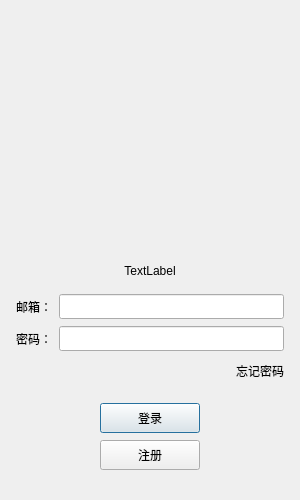
<?xml version="1.0" encoding="UTF-8"?>
<ui version="4.0">
 <class>LoginDialog</class>
 <widget class="QDialog" name="LoginDialog">
  <property name="geometry">
   <rect>
    <x>0</x>
    <y>0</y>
    <width>300</width>
    <height>500</height>
   </rect>
  </property>
  <property name="minimumSize">
   <size>
    <width>300</width>
    <height>500</height>
   </size>
  </property>
  <property name="maximumSize">
   <size>
    <width>300</width>
    <height>500</height>
   </size>
  </property>
  <property name="windowTitle">
   <string>LoginDialog</string>
  </property>
  <layout class="QVBoxLayout" name="verticalLayout_2">
   <item>
    <layout class="QVBoxLayout" name="verticalLayout">
     <property name="spacing">
      <number>7</number>
     </property>
     <property name="leftMargin">
      <number>5</number>
     </property>
     <property name="topMargin">
      <number>5</number>
     </property>
     <property name="rightMargin">
      <number>5</number>
     </property>
     <property name="bottomMargin">
      <number>5</number>
     </property>
     <item alignment="Qt::AlignmentFlag::Qt::AlignmentFlag::AlignVCenter">
      <widget class="QWidget" name="head_widget" native="true">
       <property name="minimumSize">
        <size>
         <width>0</width>
         <height>0</height>
        </size>
       </property>
       <property name="maximumSize">
        <size>
         <width>16777215</width>
         <height>16777215</height>
        </size>
       </property>
       <property name="layoutDirection">
        <enum>Qt::LayoutDirection::LeftToRight</enum>
       </property>
       <layout class="QHBoxLayout" name="horizontalLayout_6">
        <property name="rightMargin">
         <number>9</number>
        </property>
        <item>
         <widget class="QLabel" name="head_label">
          <property name="minimumSize">
           <size>
            <width>200</width>
            <height>200</height>
           </size>
          </property>
          <property name="maximumSize">
           <size>
            <width>200</width>
            <height>200</height>
           </size>
          </property>
          <property name="layoutDirection">
           <enum>Qt::LayoutDirection::LeftToRight</enum>
          </property>
          <property name="text">
           <string/>
          </property>
          <property name="textFormat">
           <enum>Qt::TextFormat::AutoText</enum>
          </property>
          <property name="pixmap">
           <pixmap resource="../../resources.qrc">:/resources/images/ma.png</pixmap>
          </property>
          <property name="alignment">
           <set>Qt::AlignmentFlag::AlignCenter</set>
          </property>
          <property name="openExternalLinks">
           <bool>false</bool>
          </property>
         </widget>
        </item>
       </layout>
      </widget>
     </item>
     <item>
      <spacer name="verticalSpacer">
       <property name="orientation">
        <enum>Qt::Orientation::Vertical</enum>
       </property>
       <property name="sizeHint" stdset="0">
        <size>
         <width>20</width>
         <height>40</height>
        </size>
       </property>
      </spacer>
     </item>
     <item alignment="Qt::AlignmentFlag::Qt::AlignmentFlag::AlignVCenter">
      <widget class="QWidget" name="error_widget" native="true">
       <property name="minimumSize">
        <size>
         <width>0</width>
         <height>0</height>
        </size>
       </property>
       <layout class="QVBoxLayout" name="verticalLayout_4">
        <item>
         <widget class="QLabel" name="error_tip">
          <property name="text">
           <string>TextLabel</string>
          </property>
          <property name="alignment">
           <set>Qt::AlignmentFlag::AlignCenter</set>
          </property>
         </widget>
        </item>
       </layout>
      </widget>
     </item>
     <item>
      <layout class="QHBoxLayout" name="horizontalLayout">
       <property name="spacing">
        <number>7</number>
       </property>
       <property name="leftMargin">
        <number>0</number>
       </property>
       <property name="topMargin">
        <number>0</number>
       </property>
       <property name="rightMargin">
        <number>0</number>
       </property>
       <property name="bottomMargin">
        <number>0</number>
       </property>
       <item>
        <widget class="QLabel" name="email_label">
         <property name="minimumSize">
          <size>
           <width>0</width>
           <height>25</height>
          </size>
         </property>
         <property name="maximumSize">
          <size>
           <width>16777215</width>
           <height>25</height>
          </size>
         </property>
         <property name="text">
          <string>邮箱：</string>
         </property>
        </widget>
       </item>
       <item>
        <widget class="QLineEdit" name="email_edit">
         <property name="minimumSize">
          <size>
           <width>0</width>
           <height>25</height>
          </size>
         </property>
         <property name="maximumSize">
          <size>
           <width>16777215</width>
           <height>25</height>
          </size>
         </property>
        </widget>
       </item>
      </layout>
     </item>
     <item>
      <layout class="QHBoxLayout" name="horizontalLayout_2">
       <property name="spacing">
        <number>7</number>
       </property>
       <item>
        <widget class="QLabel" name="pass_label">
         <property name="minimumSize">
          <size>
           <width>0</width>
           <height>25</height>
          </size>
         </property>
         <property name="maximumSize">
          <size>
           <width>16777215</width>
           <height>25</height>
          </size>
         </property>
         <property name="text">
          <string>密码：</string>
         </property>
        </widget>
       </item>
       <item>
        <widget class="QLineEdit" name="pass_edit">
         <property name="minimumSize">
          <size>
           <width>0</width>
           <height>25</height>
          </size>
         </property>
         <property name="maximumSize">
          <size>
           <width>16777215</width>
           <height>25</height>
          </size>
         </property>
        </widget>
       </item>
      </layout>
     </item>
     <item>
      <layout class="QHBoxLayout" name="horizontalLayout_3">
       <property name="spacing">
        <number>7</number>
       </property>
       <item>
        <spacer name="horizontalSpacer">
         <property name="orientation">
          <enum>Qt::Orientation::Horizontal</enum>
         </property>
         <property name="sizeHint" stdset="0">
          <size>
           <width>40</width>
           <height>20</height>
          </size>
         </property>
        </spacer>
       </item>
       <item>
        <widget class="ClickedLabel" name="forget_label">
         <property name="minimumSize">
          <size>
           <width>0</width>
           <height>25</height>
          </size>
         </property>
         <property name="maximumSize">
          <size>
           <width>16777215</width>
           <height>25</height>
          </size>
         </property>
         <property name="text">
          <string>忘记密码</string>
         </property>
        </widget>
       </item>
      </layout>
     </item>
     <item>
      <spacer name="verticalSpacer_2">
       <property name="orientation">
        <enum>Qt::Orientation::Vertical</enum>
       </property>
       <property name="sizeHint" stdset="0">
        <size>
         <width>20</width>
         <height>40</height>
        </size>
       </property>
      </spacer>
     </item>
     <item>
      <layout class="QHBoxLayout" name="horizontalLayout_4">
       <property name="spacing">
        <number>7</number>
       </property>
       <item>
        <spacer name="horizontalSpacer_2">
         <property name="orientation">
          <enum>Qt::Orientation::Horizontal</enum>
         </property>
         <property name="sizeHint" stdset="0">
          <size>
           <width>40</width>
           <height>20</height>
          </size>
         </property>
        </spacer>
       </item>
       <item>
        <widget class="QPushButton" name="login_btn">
         <property name="minimumSize">
          <size>
           <width>100</width>
           <height>30</height>
          </size>
         </property>
         <property name="text">
          <string>登录</string>
         </property>
        </widget>
       </item>
       <item>
        <spacer name="horizontalSpacer_3">
         <property name="orientation">
          <enum>Qt::Orientation::Horizontal</enum>
         </property>
         <property name="sizeHint" stdset="0">
          <size>
           <width>40</width>
           <height>20</height>
          </size>
         </property>
        </spacer>
       </item>
      </layout>
     </item>
     <item>
      <layout class="QHBoxLayout" name="horizontalLayout_5">
       <property name="spacing">
        <number>7</number>
       </property>
       <item>
        <spacer name="horizontalSpacer_4">
         <property name="orientation">
          <enum>Qt::Orientation::Horizontal</enum>
         </property>
         <property name="sizeHint" stdset="0">
          <size>
           <width>40</width>
           <height>20</height>
          </size>
         </property>
        </spacer>
       </item>
       <item>
        <widget class="QPushButton" name="reg_btn">
         <property name="minimumSize">
          <size>
           <width>100</width>
           <height>30</height>
          </size>
         </property>
         <property name="text">
          <string>注册</string>
         </property>
        </widget>
       </item>
       <item>
        <spacer name="horizontalSpacer_5">
         <property name="orientation">
          <enum>Qt::Orientation::Horizontal</enum>
         </property>
         <property name="sizeHint" stdset="0">
          <size>
           <width>40</width>
           <height>20</height>
          </size>
         </property>
        </spacer>
       </item>
      </layout>
     </item>
     <item>
      <spacer name="verticalSpacer_3">
       <property name="orientation">
        <enum>Qt::Orientation::Vertical</enum>
       </property>
       <property name="sizeHint" stdset="0">
        <size>
         <width>20</width>
         <height>40</height>
        </size>
       </property>
      </spacer>
     </item>
    </layout>
   </item>
  </layout>
 </widget>
 <customwidgets>
  <customwidget>
   <class>ClickedLabel</class>
   <extends>QLabel</extends>
   <header>clickedlabel.h</header>
  </customwidget>
 </customwidgets>
 <resources>
  <include location="../../resources.qrc"/>
 </resources>
 <connections/>
</ui>
